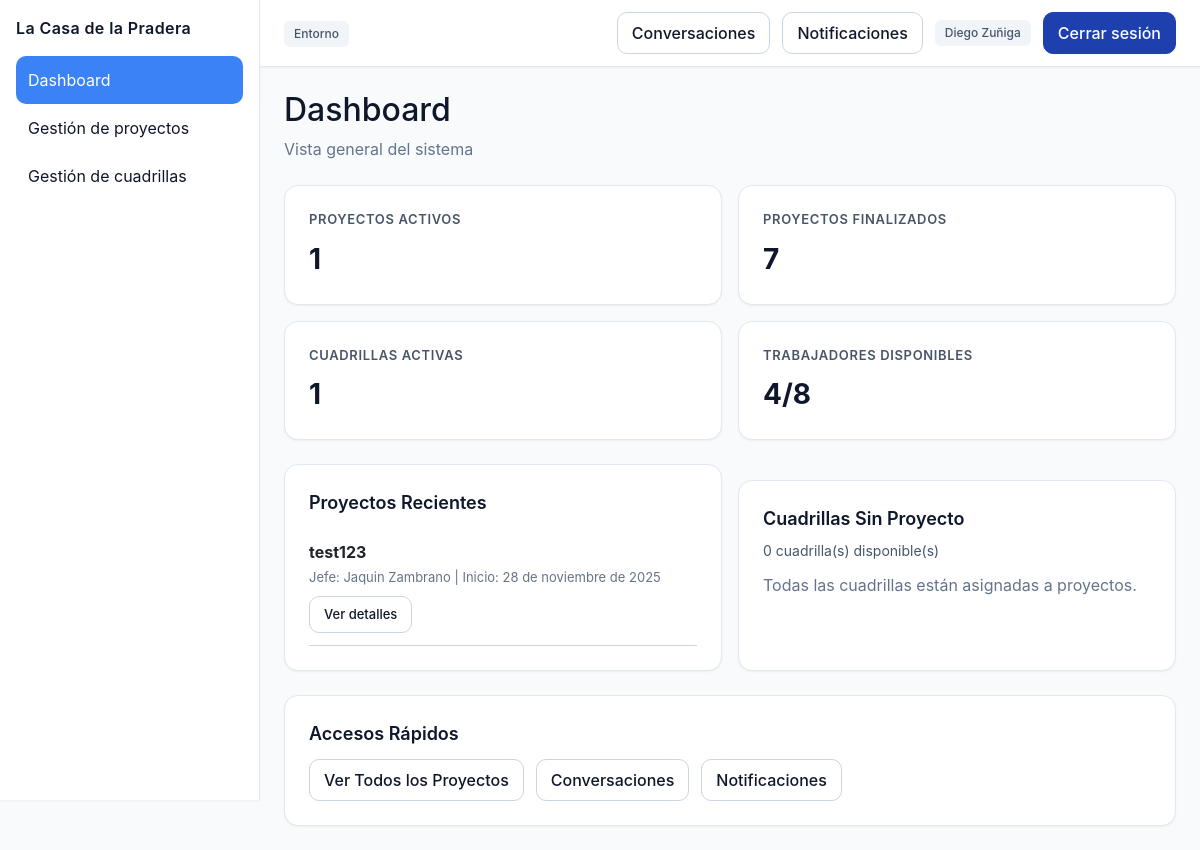
The app's page /dashboard/ (signed in) with its own data.
### proyectos/models.py (models this page shows, shortened)
class Proyecto(models.Model):
    nombre = models.CharField(max_length=100)
    descripcion = models.TextField(blank=True)
    TIPO_CHOICES = [
        ('construccion', 'Construcción'),
        ('mantenimiento', 'Mantenimiento'),
        ('instalacion', 'Instalación'),
        ('otro', 'Otro'),
    ]
    tipo = models.CharField(max_length=30, choices=TIPO_CHOICES, default='otro')
    COMPLEJIDAD_CHOICES = [
        ('baja', 'Baja'),
        ('media', 'Media'),
        ('alta', 'Alta'),
    ]
    complejidad = models.CharField(max_length=10, choices=COMPLEJIDAD_CHOICES, default='media')
    fecha_inicio = models.DateField()
    fecha_termino = models.DateField(null=True, blank=True)
    jefe = models.ForeignKey(User, on_delete=models.CASCADE, related_name='proyectos')
    created_by = models.ForeignKey(User, on_delete=models.SET_NULL, null=True, blank=True, related_name='proyectos_creados')
    created_at = models.DateTimeField(auto_now_add=True)
    activo = models.BooleanField(default=True)

### core/views.py (the view)
# urls.py: path('dashboard/', views.dashboard_redirect, name='dashboard'),
@login_required(login_url='/usuarios/login/')
def dashboard_redirect(request):
    user = request.user
    is_jefe = user.groups.filter(name='JefeProyecto').exists()
    is_lider = user.groups.filter(name='LiderCuadrilla').exists()
    is_trabajador = user.groups.filter(name='Trabajador').exists()
    proyectos_activos = Proyecto.objects.filter(activo=True).count()
    proyectos_finalizados = Proyecto.objects.filter(activo=False).count()
    cuadrillas_activas = Cuadrilla.objects.exclude(proyecto__isnull=True).count()
    cuadrillas_sin_proyecto = Cuadrilla.objects.filter(proyecto__isnull=True).count()
    total_trabajadores = User.objects.filter(groups__name='Trabajador').count()
    trabajadores_asignados = Asignacion.objects.values('trabajador').distinct().count()
    trabajadores_disponibles = total_trabajadores - trabajadores_asignados
    proyectos_recientes = Proyecto.objects.filter(activo=True).order_by('-created_at')[:5]
    cuadrillas_disponibles = Cuadrilla.objects.filter(proyecto__isnull=True)[:5]
    context = {
        'is_jefe': is_jefe,
        'is_lider': is_lider,
        'is_trabajador': is_trabajador,
        'proyectos_activos': proyectos_activos,
        'proyectos_finalizados': proyectos_finalizados,
        'cuadrillas_activas': cuadrillas_activas,
        'cuadrillas_sin_proyecto': cuadrillas_sin_proyecto,
        'total_trabajadores': total_trabajadores,
        'trabajadores_asignados': trabajadores_asignados,
        'trabajadores_disponibles': trabajadores_disponibles,
        'proyectos_recientes': proyectos_recientes,
        'cuadrillas_disponibles': cuadrillas_disponibles,
    }
    return render(request, 'dashboard.html', context)

### core/context_processors.py (called while the page is built)
def notificaciones_no_leidas(request):
    if request.user.is_authenticated:
        return {
            "notifs_no_leidas": request.user.notificaciones.filter(leida=False).count()
        }
    return {"notifs_no_leidas": 0}

### core/templates/dashboard.html (shortened to what this page needs)
{% extends 'base.html' %}
{% load static %}
{% block extra_css %}
<link rel="stylesheet" href="{% static 'css/dashboard.css' %}">
{% endblock %}
{% block content %}
<div style="margin-bottom: 24px;">
    <h2 style="margin-bottom: 8px;">Dashboard</h2>
    <p style="color: var(--color-muted);">Vista general del sistema</p>
</div>
<div class="dashboard-metrics">
    <div class="card-kpi">
        <div class="heading">Proyectos Activos</div>
        <div class="number">{{ proyectos_activos }}</div>
    </div>
    <div class="card-kpi">
        <div class="heading">Proyectos Finalizados</div>
        <div class="number">{{ proyectos_finalizados }}</div>
    </div>
    <div class="card-kpi">
        <div class="heading">Cuadrillas Activas</div>
        <div class="number">{{ cuadrillas_activas }}</div>
    </div>
    <div class="card-kpi">
        <div class="heading">Trabajadores Disponibles</div>
        <div class="number">{{ trabajadores_disponibles }}/{{ total_trabajadores }}</div>
    </div>
</div>
<div class="grid grid--cols-2" style="margin-top: 24px;">
    <div class="card">
        <div class="card-title">Proyectos Recientes</div>
        {% if proyectos_recientes %}
        <ul style="list-style: none; padding: 0; margin: 0;">
            {% for proyecto in proyectos_recientes %}
            <li style="padding: 12px 0; border-bottom: 1px solid var(--color-border);">
                <strong>{{ proyecto.nombre }}</strong>
                <div style="font-size: 13px; color: var(--color-muted); margin-top: 4px;">
                    Jefe: {{ proyecto.jefe.get_full_name|default:proyecto.jefe.username }}
                    | Inicio: {{ proyecto.fecha_inicio }}
                </div>
                <div style="margin-top: 8px;">
                    <a href="{% url 'proyectos:panel' %}" class="btn btn--ghost" style="padding: 4px 10px; font-size: 13px;">Ver detalles</a>
                </div>
            </li>
            {% endfor %}
        </ul>
        {% else %}
        <p style="color: var(--color-muted);">No hay proyectos activos recientes.</p>
        {% endif %}
    </div>
    <div class="card">
        <div class="card-title">Cuadrillas Sin Proyecto</div>
        <div class="card-subtitle">{{ cuadrillas_sin_proyecto }} cuadrilla(s) disponible(s)</div>
        {% if cuadrillas_disponibles %}
        <ul style="list-style: none; padding: 0; margin: 0;">
            {% for cuadrilla in cuadrillas_disponibles %}
            <li style="padding: 12px 0; border-bottom: 1px solid var(--color-border);">
                <strong>{{ cuadrilla.nombre }}</strong>
                <div style="font-size: 13px; color: var(--color-muted); margin-top: 4px;">
                    Líder: {{ cuadrilla.lider.username|default:"Sin líder" }}
                    | Trabajadores: {{ cuadrilla.asignaciones.count }}
                </div>
                <div style="margin-top: 8px;">
                    <a href="{% url 'personal:detalle_cuadrilla' cuadrilla.id %}" class="btn btn--ghost" style="padding: 4px 10px; font-size: 13px;">Ver cuadrilla</a>
                </div>
            </li>
            {% endfor %}
        </ul>
        {% else %}
        <p style="color: var(--color-muted);">Todas las cuadrillas están asignadas a proyectos.</p>
        {% endif %}
    </div>
</div>
<div class="card" style="margin-top: 24px;">
    <div class="card-title">Accesos Rápidos</div>
    <div style="display: flex; gap: 12px; flex-wrap: wrap;">
        <a href="{% url 'proyectos:panel' %}" class="btn btn--ghost">Ver Todos los Proyectos</a>
        <a href="{% url 'comunicacion:conversations_list' %}" class="btn btn--ghost">Conversaciones</a>
        <a href="{% url 'personal:mis_notificaciones' %}" class="btn btn--ghost">Notificaciones</a>
    </div>
</div>
{% endblock %}

### core/templates/base.html (shortened to what this page needs)
{% load custom_tags %}
{% load static %}
<!DOCTYPE html>
<html lang="es">
<head>
    <link href="https://cdn.jsdelivr.net/npm/bootstrap@5.3.2/dist/css/bootstrap.min.css" rel="stylesheet">
    <link rel="stylesheet" href="{% static 'css/base.css' %}">
    <link rel="stylesheet" href="{% static 'css/sidebar.css' %}">
    <link rel="stylesheet" href="{% static 'css/components.css' %}">
    <link rel="stylesheet" href="{% static 'css/tables.css' %}">
    <link rel="stylesheet" href="{% static 'css/forms.css' %}">
    {% block extra_css %}{% endblock %}
</head>
<body class="app-shell">
{% if request.user.is_authenticated and request.path != '/usuarios/login/' and request.path != '/accounts/login/' %}
<aside class="app-sidebar">
    <div class="sidebar-title">La Casa de la Pradera</div>
    <nav>
        <ul class="sidebar-nav">
            <li>
                <a href="{% url 'dashboard' %}"
                   {% if request.path == '/' or request.path|slice:":10" == '/dashboard' %}aria-current="page"{% endif %}>Dashboard</a>
            </li>
            <li>
                <a href="{% url 'proyectos:panel' %}"
                   {% if '/proyectos' in request.path %}aria-current="page"{% endif %}>Gestión de proyectos</a>
            </li>
            <li>
                <a href="{% url 'personal:crear_cuadrilla' %}"
                   {% if '/personal' in request.path %}aria-current="page"{% endif %}>Gestión de cuadrillas</a>
            </li>
        </ul>
    </nav>
</aside>
<header class="app-header">
    <div class="header-left">
        <span class="badge badge--muted">Entorno</span>
    </div>
    <div class="header-actions">
        <a class="btn btn--ghost" href="{% url 'comunicacion:conversations_list' %}">Conversaciones</a>
        <a class="btn btn--ghost" href="{% url 'personal:mis_notificaciones' %}">
            Notificaciones
        </a>
        <span class="badge badge--muted">{{ request.user.first_name }} {{ request.user.last_name }}</span>
        <a href="{% url 'usuarios:logout' %}" class="btn btn--primary">Cerrar sesión</a>
    </div>
</header>
{% endif %}
<main class="app-content">
    {% block content %}{% endblock %}
</main>
</body>
</html>

### static/css/base.css (style rules this page uses)
:root { --primary: #1e40af; --primary-dark: #1e3a8a; --primary-light: #3b82f6; --secondary: #64748b; --accent: #f59e0b; --success: #10b981; --warning: #f59e0b; --danger: #ef4444; --info: #3b82f6; --pending: #8b5cf6; --bg-primary: #ffffff; --bg-secondary: #f8fafc; --bg-tertiary: #f1f5f9; --bg-sidebar: #1e293b; --border-light: #e2e8f0; --border-medium: #cbd5e1; --border-dark: #94a3b8; --text-primary: #0f172a; --text-secondary: #475569; --text-tertiary: #94a3b8; --text-white: #ffffff; --table-header: #f1f5f9; --table-row-odd: #ffffff; --table-row-even: #f8fafc; --table-hover: #e0f2fe; --table-border: #e2e8f0; --input-bg: #ffffff; --input-border: #cbd5e1; --input-focus: #3b82f6; --input-disabled: #f1f5f9; --input-error: #fecaca; --shadow-sm: 0 1px 2px 0 rgba(0, 0, 0, 0.05); --shadow-md: 0 4px 6px -1px rgba(0, 0, 0, 0.1); --shadow-lg: 0 10px 15px -3px rgba(0, 0, 0, 0.1); --radius-sm: 6px; --radius-md: 10px; --radius-lg: 14px; --space-1: 4px; --space-2: 8px; --space-3: 12px; --space-4: 16px; --space-5: 24px; --space-6: 32px; --sidebar-width: 260px; --color-bg: var(--bg-secondary); --color-panel: var(--bg-primary); --color-border: var(--border-medium); --color-muted: var(--secondary); --color-text: var(--text-primary); --color-primary: var(--primary); --color-primary-contrast: var(--text-white); --color-success: var(--success); --color-warning: var(--warning); --color-danger: var(--danger); }
html, body { height: 100%; }
body { background: var(--bg-secondary); color: var(--text-primary); font-family: "Inter", system-ui, -apple-system, Segoe UI, Roboto, Ubuntu, Cantarell, "Helvetica Neue", Arial, "Noto Sans", sans-serif; margin: 0; }
.app-shell { display: grid; grid-template-columns: var(--sidebar-width) 1fr; grid-template-rows: auto 1fr; grid-template-areas: "sidebar header" "sidebar content"; min-height: 100vh; }
.app-sidebar { grid-area: sidebar; background: var(--bg-primary); border-right: 1px solid var(--border-light); box-shadow: var(--shadow-sm); padding: var(--space-4); position: sticky; top: 0; height: 100vh; }
.app-header { grid-area: header; background: var(--bg-primary); border-bottom: 1px solid var(--border-light); box-shadow: var(--shadow-sm); display: flex; align-items: center; justify-content: space-between; padding: var(--space-3) var(--space-5); }
.app-content { grid-area: content; padding: var(--space-5); }
.sidebar-title { font-weight: 600; letter-spacing: 0.4px; color: var(--text-primary); margin-bottom: var(--space-4); }
.sidebar-nav { list-style: none; padding: 0; margin: 0; }
.sidebar-nav a { display: flex; align-items: center; gap: var(--space-3); padding: var(--space-3) var(--space-3); color: var(--text-primary); text-decoration: none; border-radius: var(--radius-md); transition: background 0.2s ease, color 0.2s ease; }
.sidebar-nav a[aria-current="page"] { background: var(--primary-light); color: var(--text-white); }
.header-actions { display: flex; align-items: center; gap: var(--space-3); }
.badge { display: inline-block; padding: 4px 10px; border-radius: var(--radius-sm); font-size: 12px; font-weight: 500; line-height: 18px; }
.badge--muted { background: var(--bg-tertiary); color: var(--text-secondary); }
.card { background: var(--bg-primary); border: 1px solid var(--border-light); border-radius: var(--radius-lg); padding: var(--space-5); box-shadow: var(--shadow-sm); transition: box-shadow 0.2s ease; }
.card + .card { margin-top: var(--space-4); }
.card-title { font-weight: 600; margin-bottom: var(--space-3); color: var(--text-primary); font-size: 18px; }
.card-subtitle { color: var(--text-secondary); margin-bottom: var(--space-3); font-size: 14px; }
.btn.btn--primary, .btn.btn--ghost, .btn.btn--muted, a.btn.btn--primary, a.btn.btn--ghost, a.btn.btn--muted { display: inline-flex !important; align-items: center; justify-content: center; gap: var(--space-2); padding: 8px 14px !important; border-radius: var(--radius-md) !important; font-weight: 500; cursor: pointer; text-decoration: none !important; transition: all 0.2s ease; }
.btn.btn--primary, a.btn.btn--primary { background: var(--primary) !important; color: var(--text-white) !important; border: 1px solid var(--primary) !important; }
.btn.btn--ghost, a.btn.btn--ghost { background: var(--bg-primary) !important; color: var(--text-primary) !important; border: 1px solid var(--border-medium) !important; }
.grid { display: grid; gap: var(--space-4); }
.grid--cols-2 { grid-template-columns: repeat(2, 1fr); }

### records on screen
Proyecto: nombre "test123", jefe.get_full_name "Jaquin Zambrano", fecha_inicio "28 de noviembre de 2025"

### other values on screen
{{ request.user.first_name }} "Diego"
{{ request.user.last_name }} "Zuñiga"
{{ proyectos_activos }} "1"
{{ proyectos_finalizados }} "7"
{{ cuadrillas_activas }} "1"
{{ trabajadores_disponibles }} "4"
{{ total_trabajadores }} "8"
{{ cuadrillas_sin_proyecto }} "0"
